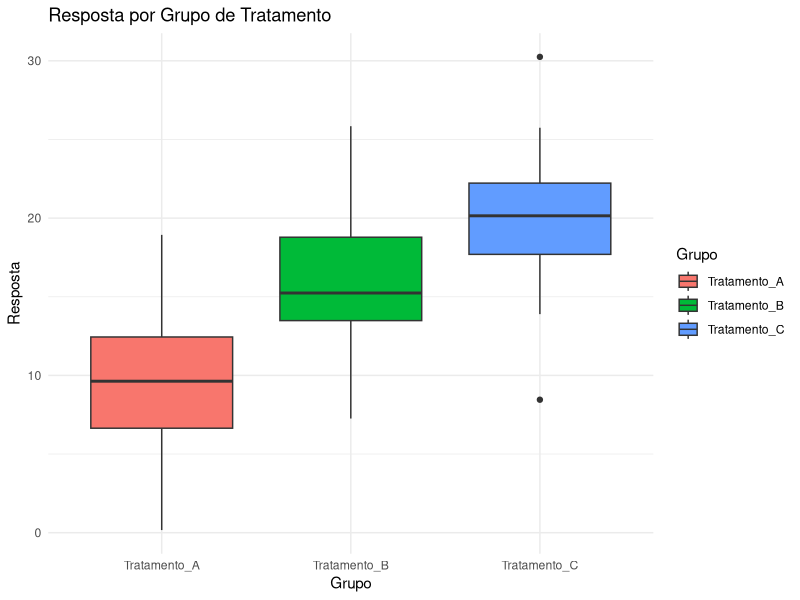
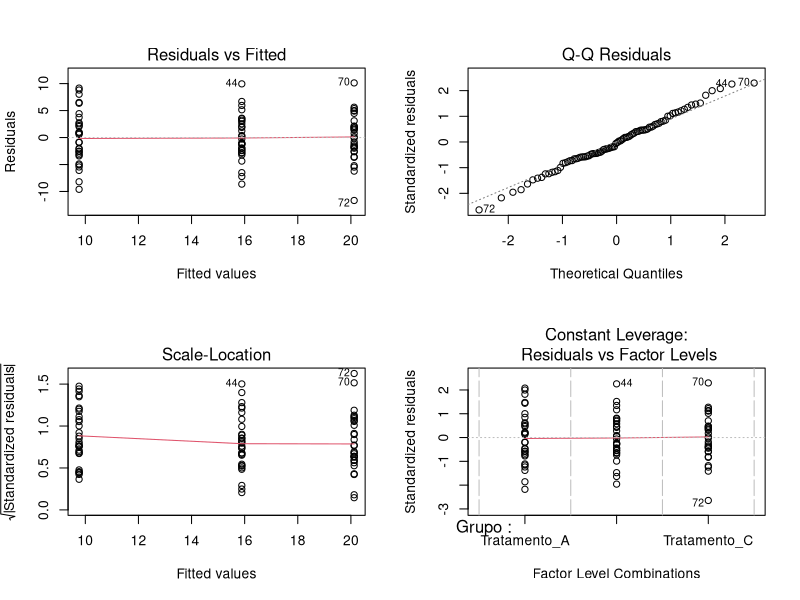

The R script that drew these images, in order:

# Projeto: ANOVA em Estudo Clínico Simulado
# Autor: Jean Mendes
# Objetivo: Comparar 3 tratamentos fictícios usando ANOVA

# Pacotes necessários
install.packages(c("ggplot2", "dplyr", "car"))
library(ggplot2)
library(dplyr)
library(car)

# Simulando dados
set.seed(123)
n <- 30  # número de pacientes por grupo

grupo <- rep(c("Tratamento_A", "Tratamento_B", "Tratamento_C"), each = n)
efeito_tratamento <- c(10, 15, 20)  # média de resposta por grupo
resposta <- c(rnorm(n, mean = efeito_tratamento[1], sd = 5),
              rnorm(n, mean = efeito_tratamento[2], sd = 5),
              rnorm(n, mean = efeito_tratamento[3], sd = 5))

dados <- data.frame(Grupo = factor(grupo), Resposta = resposta)

# Análise exploratória
ggplot(dados, aes(x = Grupo, y = Resposta, fill = Grupo)) +
  geom_boxplot() +
  theme_minimal() +
  labs(title = "Resposta por Grupo de Tratamento", y = "Resposta", x = "Grupo")

# Verificando pressupostos da ANOVA
modelo <- aov(Resposta ~ Grupo, data = dados)
par(mfrow = c(2, 2))
plot(modelo)

# Teste de homocedasticidade
leveneTest(Resposta ~ Grupo, data = dados)

# ANOVA
resumo_anova <- summary(modelo)
print(resumo_anova)

# Pós-teste (Tukey HSD)
tukey <- TukeyHSD(modelo)
print(tukey)
